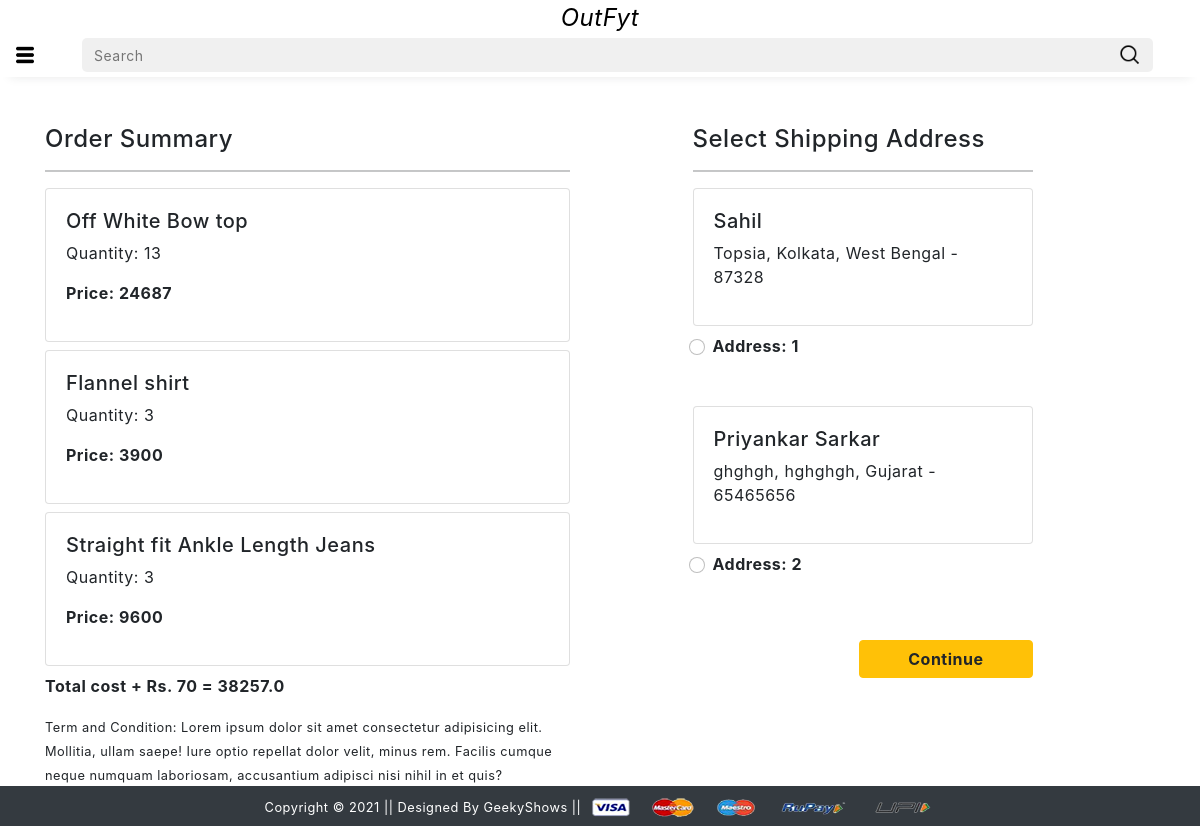
/checkout/ (signed in), run on an earlier commit of the app's database.
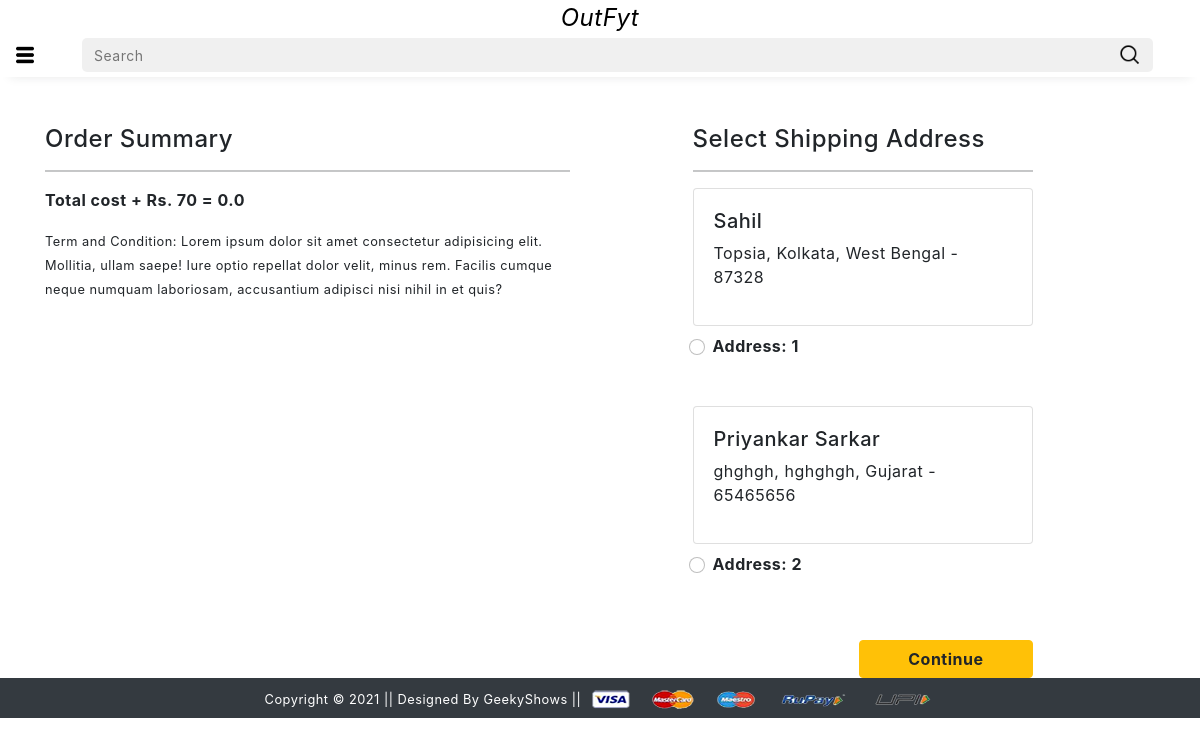
And on a later commit of the database.
### app/models.py (models this page shows, shortened)
class Cart(models.Model):
    user=models.ForeignKey(User,on_delete=models.CASCADE)
    product=models.ForeignKey(Product,on_delete=models.CASCADE)
    quantity=models.PositiveIntegerField(default=1)
    @property
    def total_cost(self):
        return self.quantity * self.product.discounted_price

class Product(models.Model):
    title=models.CharField(max_length=100)
    selling_price=models.IntegerField()
    discounted_price=models.IntegerField()
    description=models.TextField()
    brand=models.CharField(max_length=100)
    category=models.CharField(choices=CATEGORY_CHOICES,max_length=3)
    product_image=models.ImageField(upload_to='productimg')

class Customer(models.Model):
    user = models.ForeignKey(User, on_delete=models.CASCADE)
    name = models.CharField(max_length=200)
    locality = models.CharField(max_length=200)
    city = models.CharField(max_length=50)
    zipcode = models.IntegerField()
    state = models.CharField(choices= STATE_CHOICES, max_length=50)

### app/views.py (the view)
# urls.py: path('checkout/', views.checkout, name='checkout'),
@login_required
def checkout(request):
    user = request.user
    address = Customer.objects.filter(user=user)
    cart_items = Cart.objects.filter(user=user)
    amount = 0.0
    shipping_amount = 70.0
    totalamount = 0.0
    cart_product = [p for p in Cart.objects.all() if p.user==request.user]
    if cart_product:
        for p in cart_product:
            tempamount = (p.quantity* p.product.discounted_price)
            amount += tempamount
        totalamount = amount + shipping_amount
    return render(request, 'app/checkout.html', {'address':address, 'totalamount': totalamount, 'cart_items': cart_items})

### app/templates/app/checkout.html (shortened to what this page needs)
{% extends 'app/base.html' %}
{% load static %}
{% block main-content %}
<div class="container">
  <div class="row mt-5">
    <div class="col-sm-6">
      <h4>Order Summary</h4>
      <hr>
      {% for item in cart_items %}
        <div class="card mb-2">
          <div class="card-body">
            <h5>{{ item.product.title }}</h5>
            <p>Quantity: {{ item.quantity }}</p>
            <p class="fw-bold">Price: {{ item.total_cost }}</p>
          </div>
        </div>
      {% endfor %}
      <p class="fw-bold">Total cost + Rs. 70 = {{ totalamount }} </p>
      <small>
        Term and Condition: Lorem ipsum dolor sit amet consectetur adipisicing elit. Mollitia, ullam saepe! Iure optio repellat dolor velit, minus rem. Facilis cumque neque numquam laboriosam, accusantium adipisci nisi nihil in et quis?
      </small>
    </div>
    <div class="col-sm-4 offset-sm-1">
      <h4>Select Shipping Address</h4>
      <hr>
      <form action="/paymentdone">
        {% for ad in address %}
        <div class="card">
          <div class="card-body">
            <h5>{{ad.name}}</h5>
            <p>{{ad.locality}}, {{ad.city}}, {{ad.state}} - {{ad.zipcode}}</p>
          </div>
        </div>
        <div class="form-check mt-2 mb-5">
          <input class="form-check-input" type="radio" name="custid" id="custadd{{forloop.counter}}" value="{{ad.id}}">
          <label class="form-check-label fw-bold" for="custadd{{forloop.counter}}"> Address: {{forloop.counter}} </label>
        </div>
        {% endfor %}
        <div class="text-end">
          <button type="submit" class="btn btn-warning mt-3 px-5 fw-bold">Continue</button>
        </div>
      </form>
    </div>
  </div>
</div>
{% endblock main-content %}

What changed in the data, as far as the page shows it:
removed Cart: product "Off White Bow top", quantity "13", total_cost "24687"
removed Cart: product "Flannel shirt", quantity "3", total_cost "3900"
removed Cart: product "Straight fit Ankle Length Jeans", quantity "3", total_cost "9600"
Also different on the page:
{{ totalamount }}: "38257.0" → "0.0"
